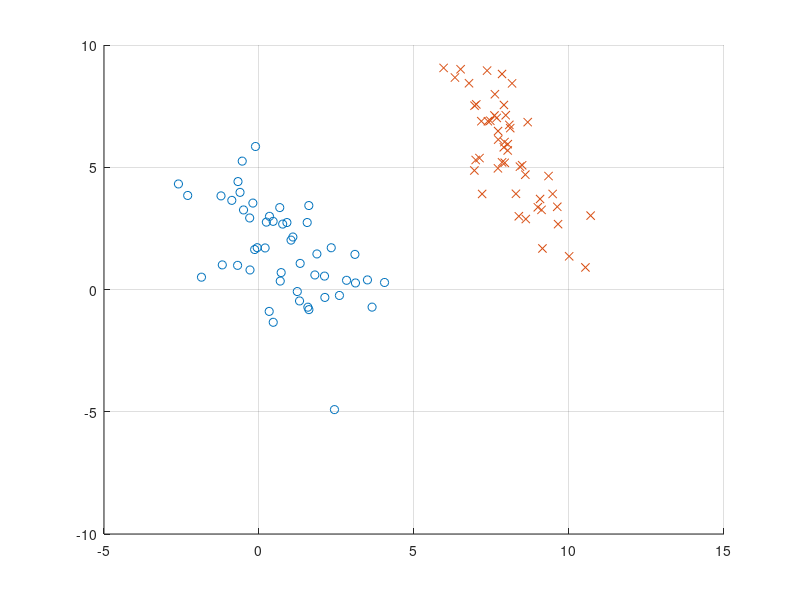

The MATLAB source for this figure: (Note: this script raises an error after producing the figure.)
% clear up everything
clear all; close all; clc;
% create a multivariate normal matrix with 2 variables
% postive
n=50; % number of entries
mu = [1,2];
sigma = [2,-1;
         -1,3];
X1 = [mvnrnd(mu,sigma,n)];
Y1=ones(n,1);

% negatives
mu = [8,6];
sigma = [1,-1.5;
         -1.5,5];
X2 = [mvnrnd(mu,sigma,n)];
Y2=-ones(n,1);
scatter(X1(:,1),X1(:,2),'o')
hold on
grid on
scatter(X2(:,1),X2(:,2),'x')
X=[X1;X2];
Y=[Y1;Y2];

% initialize vector for alphas
sz=size(X);
n=sz(1);
alpha_0=zeros(1,n);
%constraints
A=[];
b=[];
Aeq=Y';
beq=0;
lb = zeros(1,n);
ub = [];
nonlcon=[];
fun = @(alpha) svm_linear_obj_dual(X,Y,alpha);
opts = optimoptions(@fmincon,'Algorithm','sqp','MaxFunctionEvaluations',5000,'MaxIterations',5000);
alpha = fmincon(fun,alpha_0,A,b,Aeq,beq,lb,ub,nonlcon,opts);

%Get W and t
alpha_y=alpha.*Y';
W=alpha_y*X;
tol=0.01;
for i=1:n
    if alpha(i)>tol
        t=W*X(i,:)'-1/Y(i);
        break;
    end
end

%plot svm_classifier
x=linspace(-5,11);
y=(t*ones(1,length(x))-W(1)*x)./W(2);
y_u=((t+1)*ones(1,length(x))-W(1)*x)./W(2);
y_l=((t-1)*ones(1,length(x))-W(1)*x)./W(2);
y=[y;y_u;y_l];
plot(x,y);


function [dual_margin]=svm_linear_obj_dual(X,Y,alpha)
    left=alpha.*Y';
    gram=X*X';
    right=alpha'.*Y;
    dual_margin=+.5*left*gram*right-alpha*ones(length(alpha),1);
end
